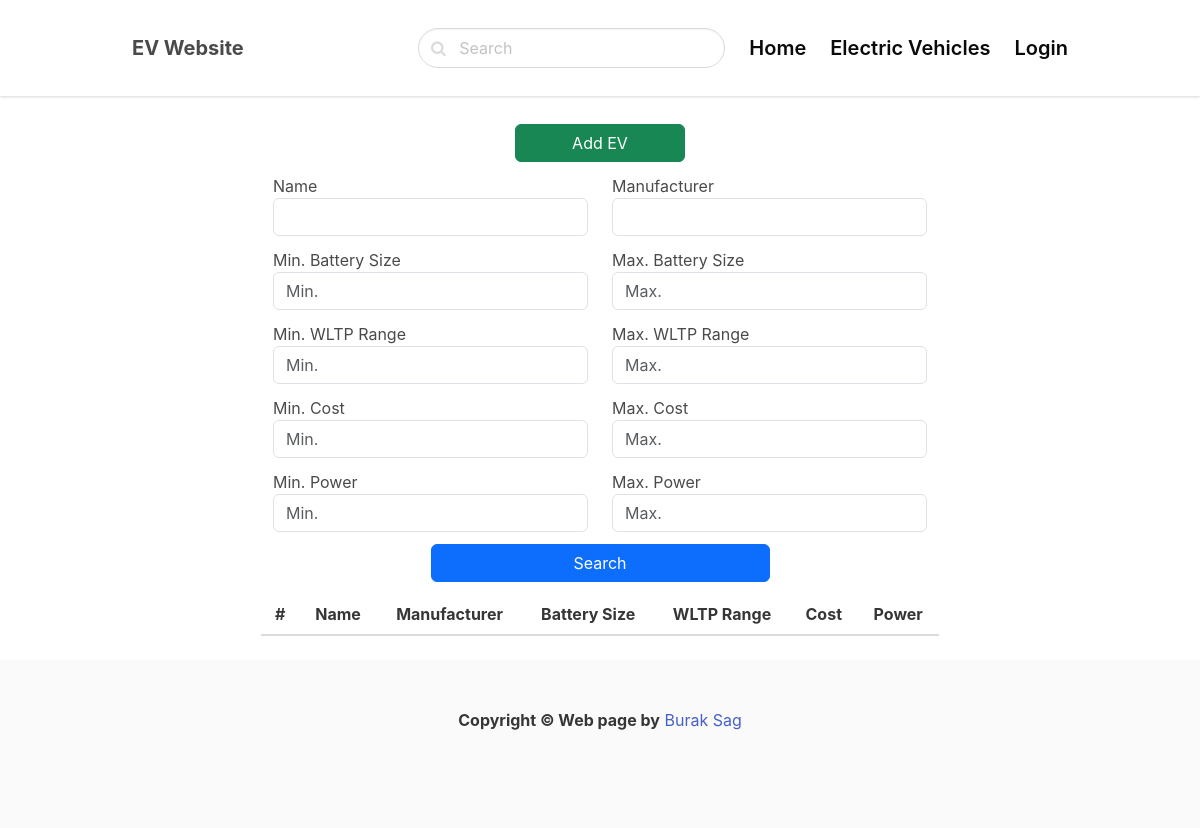
The page /ev_list/ on the database as committed earlier.
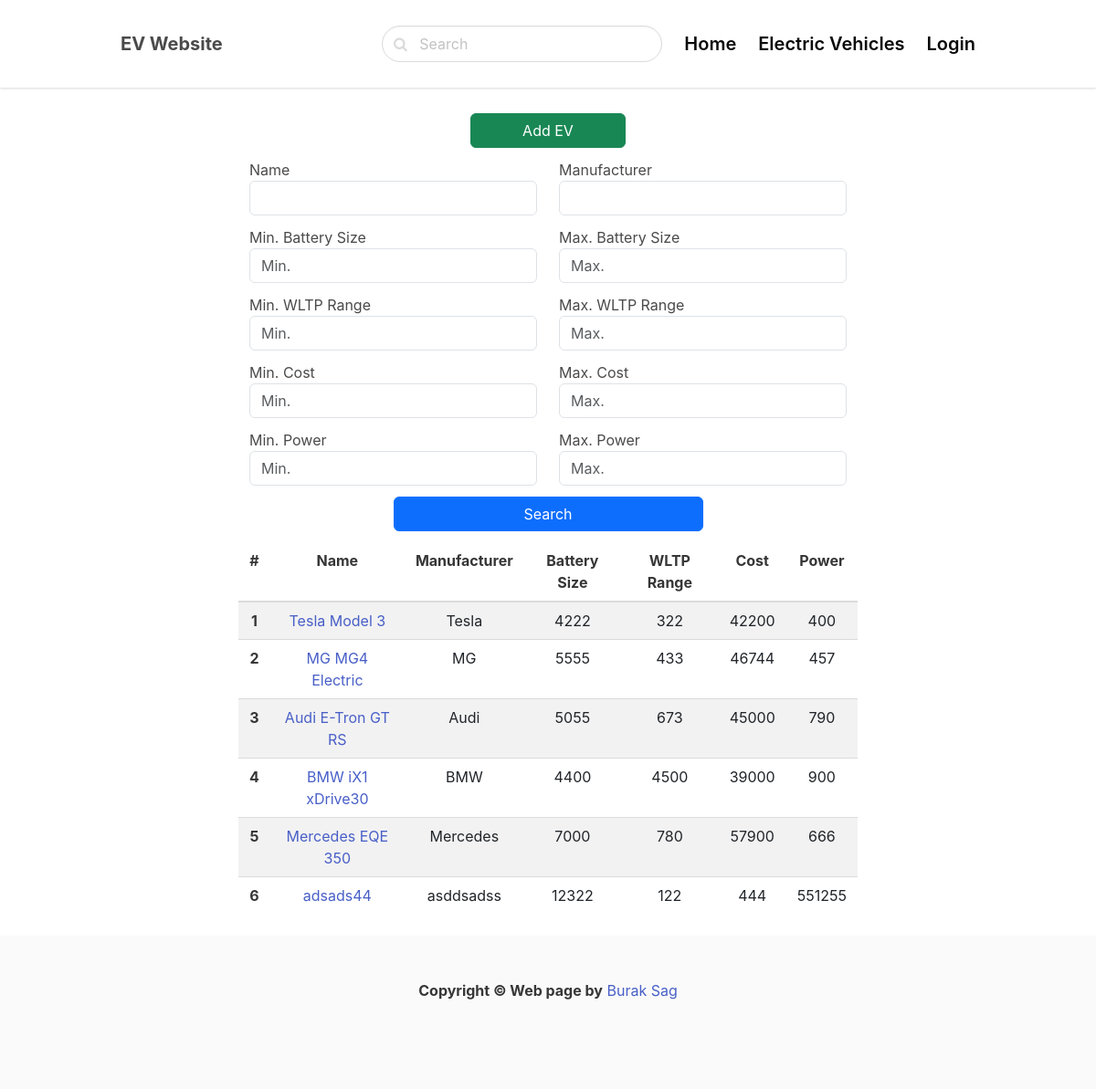
The same page on the database as committed later.
### ev/models.py (models this page shows, shortened)
class EV(models.Model):
    name = models.CharField(max_length=255)
    manufacturer = models.CharField(max_length=255)
    battery_size = models.IntegerField()
    wltp_range = models.IntegerField()
    cost = models.IntegerField()
    power = models.IntegerField()
    created_at = models.DateTimeField(auto_now_add=True)
    updated_at = models.DateTimeField(auto_now=True)

### ev/views.py (the view)
# urls.py: path('ev_list/', ev_list_view, name='ev_list'),
def ev_list_view(request):
    form = EVSearchForm(request.GET)
    EVs = EV.objects.all()
    if form.is_valid():
        name = form.cleaned_data.get('name')
        manufacturer = form.cleaned_data.get('manufacturer')
        min_battery_size = form.cleaned_data.get('min_battery_size')
        max_battery_size = form.cleaned_data.get('max_battery_size')
        min_wltp_range = form.cleaned_data.get('min_wltp_range')
        max_wltp_range = form.cleaned_data.get('max_wltp_range')
        min_cost = form.cleaned_data.get('min_cost')
        max_cost = form.cleaned_data.get('max_cost')
        min_power = form.cleaned_data.get('min_power')
        max_power = form.cleaned_data.get('max_power')
        if name:
            EVs = EV.objects.filter(name__icontains=name)
        if manufacturer:
            EVs = EV.objects.filter(manufacturer__icontains=manufacturer)
        if min_battery_size and max_battery_size:
            EVs = EV.objects.filter(battery_size__range=(min_battery_size, max_battery_size))
        if min_battery_size:
            EVs = EV.objects.filter(battery_size__gte=min_battery_size)
        if max_battery_size:
            EVs = EV.objects.filter(battery_size__lte=max_battery_size)
        if min_wltp_range and max_wltp_range:
            EVs = EV.objects.filter(wltp_range__range=(min_wltp_range, max_wltp_range))
        if min_wltp_range:
            EVs = EV.objects.filter(wltp_range__gte=min_wltp_range)
        if max_wltp_range:
            EVs = EV.objects.filter(wltp_range__lte=max_wltp_range)
        if min_cost and max_cost:
            EVs = EV.objects.filter(cost__range=(min_cost, max_cost))
        if min_cost:
            EVs = EV.objects.filter(cost__gte=min_cost)
        if max_cost:
            EVs = EV.objects.filter(cost__lte=max_cost)
        if min_power and max_power:
            EVs = EV.objects.filter(power__range=(min_power, max_power))
        if min_power:
            EVs = EV.objects.filter(power__gte=min_power)
        if max_power:
            EVs = EV.objects.filter(power__lte=max_power)
    context = {
        'form' : form,
        'EVs' : EVs,
    }
    return render(request, 'ev/ev_list.html', context)

### ev/templates/ev/ev_list.html (shortened to what this page needs)
{% extends 'core/base.html' %}
{% block container %}
<div class="container w-75">
    <div class="d-flex justify-content-end">
        <a href="{% url 'ev_add' %}" class="btn btn-success w-25 mx-auto mt-1 mb-3">Add EV</a>
    </div>
    <form method="get" action="{% url 'ev_list' %}">
        <div class="form-row">
            <div class="row mx-auto">
                <div class="form-group col-md-6">
                    <label for="inputEmail4">Name</label>
                    {{ form.name }}
                </div>
                <div class="form-group col-md-6">
                    <label for="inputPassword4">Manufacturer</label>
                    {{ form.manufacturer }}
                </div>
            </div>
        </div>
        <div class="form-row mt-3">
            <div class="row mx-auto">
                <div class="form-group col-md-6">
                    <label for="inputEmail4">Min. Battery Size</label>
                    {{ form.min_battery_size }}
                </div>
                <div class="form-group col-md-6">
                    <label for="inputPassword4">Max. Battery Size</label>
                    {{ form.max_battery_size }}
                </div>
            </div>
        </div>
        <div class="form-row mt-3">
            <div class="row mx-auto">
                <div class="form-group col-md-6">
                    <label for="inputEmail4">Min. WLTP Range</label>
                    {{ form.min_wltp_range }}
                </div>
                <div class="form-group col-md-6">
                    <label for="inputPassword4">Max. WLTP Range</label>
                    {{ form.max_wltp_range }}
                </div>
            </div>
        </div>
        <div class="form-row mt-3">
            <div class="row mx-auto">
                <div class="form-group col-md-6">
                    <label for="inputEmail4">Min. Cost</label>
                    {{ form.min_cost }}
                </div>
                <div class="form-group col-md-6">
                    <label for="inputPassword4">Max. Cost</label>
                    {{ form.max_cost }}
                </div>
            </div>
        </div>
        <div class="form-row mt-3">
            <div class="row mx-auto">
                <div class="form-group col-md-6">
                    <label for="inputEmail4">Min. Power</label>
                    {{ form.min_power }}
                </div>
                <div class="form-group col-md-6">
                    <label for="inputPassword4">Max. Power</label>
                    {{ form.max_power }}
                </div>
            </div>
        </div>
         <div class="d-flex justify-content-end">
            <button class="btn btn-primary w-50 mx-auto mt-3 mb-3" type="submit">Search</button>
        </div>
    </form>
    <table class="table table-striped">
        <thead>
            <tr>
                <th scope="col" class="text-center">#</th>
                <th scope="col" class="text-center">Name</th>
                <th scope="col" class="text-center">Manufacturer</th>
                <th scope="col" class="text-center">Battery Size</th>
                <th scope="col" class="text-center">WLTP Range</th>
                <th scope="col" class="text-center">Cost</th>
                <th scope="col" class="text-center">Power</th>
            </tr>
        </thead>
    <tbody>
        {% for ev in EVs %}
            <tr>
                <th scope="row" class="text-center">{{ ev.id }}</th>
                <td class="text-center"><a href="{% url 'ev_details' id=ev.pk %}">{{ ev.name }}</a></td>
                <td class="text-center">{{ ev.manufacturer }}</td>
                <td class="text-center">{{ ev.battery_size }}</td>
                <td class="text-center">{{ ev.wltp_range }}</td>
                <td class="text-center">{{ ev.cost }}</td>
                <td class="text-center">{{ ev.power }}</td>
            </tr>
        {% endfor%}
    </tbody>
    </table>
</div>
{% endblock container %}

### core/templates/core/base.html (shortened to what this page needs)
{% load static %}
<!DOCTYPE html>
<html lang="en">
<head>
    <link rel="stylesheet" href="{% static 'css/bootstrap.min.css' %}">
    <link rel="stylesheet" href="https://unpkg.com/bulma@0.9.4/css/bulma.min.css">
    <link href="https://stackpath.bootstrapcdn.com/font-awesome/4.7.0/css/font-awesome.min.css" rel="stylesheet">
</head>
<body>
    {% include 'core/navbar.html' %}
    <div class="container my-5">
      {% block container %}
      {% endblock container %}
    </div>
    {% include 'core/footer.html' %}
</body>
</html>

### core/templates/core/navbar.html (shortened to what this page needs)
{% block content %}
<nav class="navbar">
      <div class="container">
        <div class="navbar-brand">
          <a class="navbar-item" href="../">
            <strong>EV Website</strong>
          </a>
        </div>
        <div id="navbarMenu" class="navbar-menu">
          <div class="navbar-end">
            <div class="navbar-item">
                <div class="control has-icons-left">
                  <input
                    class="input is-rounded"
                    name="query"
                    type="text"
                    placeholder="Search"
                  />
                  <span class="icon is-left">
                  </span>
                </div>
            </div>
            <a href="/" class="navbar-item is-active is-size-5 has-text-weight-semibold">
              Home
            </a>
            <a href="{% url 'ev_list' %}" class="navbar-item is-active is-size-5 has-text-weight-semibold">
              Electric Vehicles
            </a>
            {% if user.is_authenticated %}
              <a href="{% url 'logout' %}" class="navbar-item is-active is-size-5 has-text-weight-semibold">
                Logout
              </a>
            {% else %}
              <a href="{% url 'login' %}" class="navbar-item is-active is-size-5 has-text-weight-semibold">
                Login
              </a>
            {% endif %}
          </div>
        </div>
      </div>
    </nav>
{% endblock %}

### core/templates/core/footer.html
{% block content %}
    <footer class="footer">
      <div class="content has-text-centered">
        <p>
          <strong>Copyright &copy; Web page by</strong>
          <a href="https://buraksag.com">Burak Sag</a>
        </p>
      </div>
    </footer>
{% endblock %}

### core/templates/core/base.html (style rules this page uses)
nav.navbar { height: 6rem !important; box-shadow: 0 1px 3px 0 rgba(0, 0, 0, 0.1), 0 1px 2px 0 rgba(0, 0, 0, 0.06) !important; }

Rows that differ between the two databases and show on the page:
added EV: id "1", name "Tesla Model 3", manufacturer "Tesla", battery_size "4222", wltp_range "322", cost "42200", power "400"
added EV: id "2", name "MG MG4 Electric", manufacturer "MG", battery_size "5555", wltp_range "433", cost "46744", power "457"
added EV: id "3", name "Audi E-Tron GT RS", manufacturer "Audi", battery_size "5055", wltp_range "673", cost "45000", power "790"
added EV: id "4", name "BMW iX1 xDrive30", manufacturer "BMW", battery_size "4400", wltp_range "4500", cost "39000", power "900"
added EV: id "5", name "Mercedes EQE 350", manufacturer "Mercedes", battery_size "7000", wltp_range "780", cost "57900", power "666"
added EV: id "6", name "adsads44", manufacturer "asddsadss", battery_size "12322", wltp_range "122", cost "444", power "551255"
